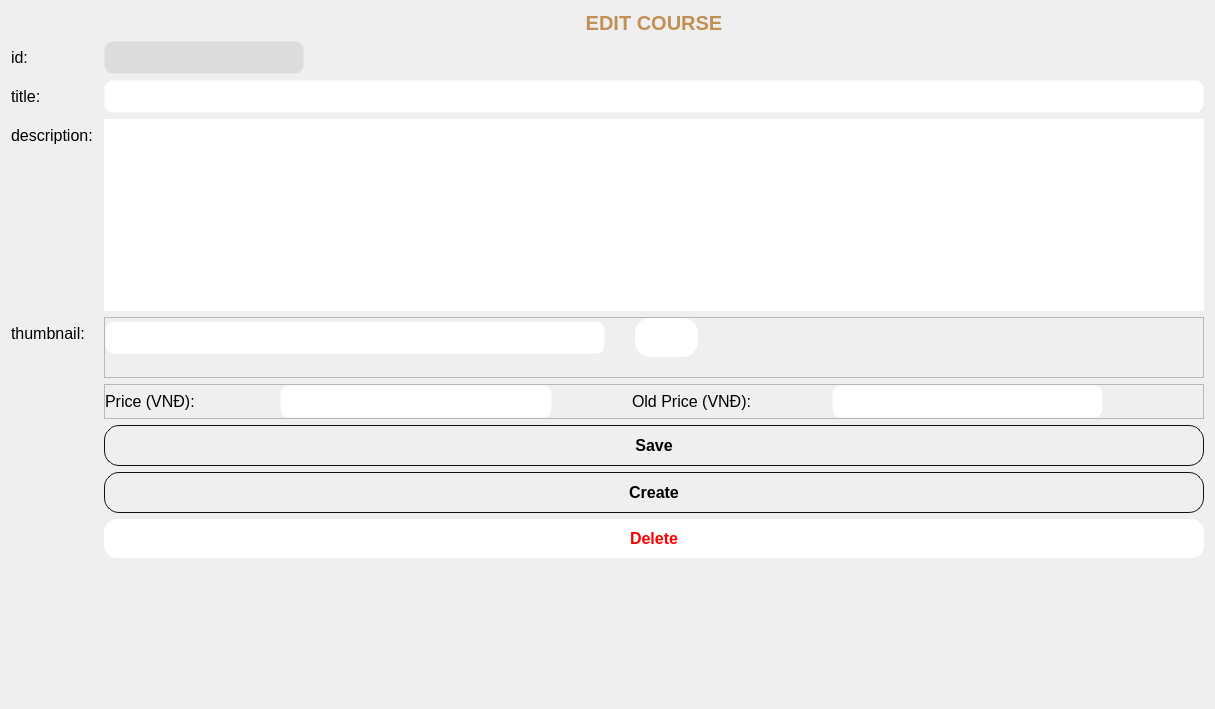
             <widget class="QWidget" name="edit_content">
              <property name="geometry">
               <rect>
                <x>0</x>
                <y>0</y>
                <width>1215</width>
                <height>709</height>
               </rect>
              </property>
              <property name="styleSheet">
               <string notr="true">QLineEdit {
	padding: 5px;
	border: 1px solid transparent;
	border-radius: 9px;
}

QTextBrowser {
	border: transparent;
}

QPushButton {
	font: bold;
	border: 1px solid #111;
	border-radius: 15px;
	padding: 10px;
}

QPushButton:hover {
	color: #fff;
	background: #c09054;
	border: transparent;
}</string>
              </property>
              <layout class="QFormLayout" name="formLayout_3">
               <item row="0" column="1">
                <widget class="QLabel" name="edit_title_main">
                 <property name="maximumSize">
                  <size>
                   <width>16777215</width>
                   <height>60</height>
                  </size>
                 </property>
                 <property name="font">
                  <font>
                   <pointsize>15</pointsize>
                   <weight>75</weight>
                   <bold>true</bold>
                  </font>
                 </property>
                 <property name="styleSheet">
                  <string notr="true">#edit_title_main {
	color: #c09054;
}</string>
                 </property>
                 <property name="text">
                  <string>EDIT COURSE</string>
                 </property>
                 <property name="alignment">
                  <set>Qt::AlignCenter</set>
                 </property>
                </widget>
               </item>
               <item row="1" column="0">
                <widget class="QLabel" name="title_label_2">
                 <property name="font">
                  <font>
                   <pointsize>12</pointsize>
                  </font>
                 </property>
                 <property name="text">
                  <string>id:</string>
                 </property>
                </widget>
               </item>
               <item row="1" column="1">
                <widget class="QLineEdit" name="id">
                 <property name="enabled">
                  <bool>false</bool>
                 </property>
                 <property name="maximumSize">
                  <size>
                   <width>200</width>
                   <height>16777215</height>
                  </size>
                 </property>
                 <property name="font">
                  <font>
                   <pointsize>12</pointsize>
                  </font>
                 </property>
                 <property name="styleSheet">
                  <string notr="true">#id {
	background: rgb(220, 220, 220);
}</string>
                 </property>
                 <property name="text">
                  <string notr="true"/>
                 </property>
                 <property name="alignment">
                  <set>Qt::AlignCenter</set>
                 </property>
                </widget>
               </item>
               <item row="2" column="0">
                <widget class="QLabel" name="title_label">
                 <property name="font">
                  <font>
                   <pointsize>12</pointsize>
                  </font>
                 </property>
                 <property name="text">
                  <string>title: </string>
                 </property>
                </widget>
               </item>
               <item row="2" column="1">
                <widget class="QLineEdit" name="title_entry">
                 <property name="enabled">
                  <bool>true</bool>
                 </property>
                 <property name="font">
                  <font>
                   <pointsize>12</pointsize>
                  </font>
                 </property>
                 <property name="styleSheet">
                  <string notr="true"/>
                 </property>
                 <property name="text">
                  <string notr="true"/>
                 </property>
                 <property name="maxLength">
                  <number>250</number>
                 </property>
                 <property name="frame">
                  <bool>false</bool>
                 </property>
                </widget>
               </item>
               <item row="3" column="0">
                <widget class="QLabel" name="description_label">
                 <property name="font">
                  <font>
                   <pointsize>12</pointsize>
                  </font>
                 </property>
                 <property name="text">
                  <string>description: </string>
                 </property>
                </widget>
               </item>
               <item row="3" column="1">
                <widget class="QTextBrowser" name="description_entry">
                 <property name="font">
                  <font>
                   <pointsize>12</pointsize>
                  </font>
                 </property>
                 <property name="cursor" stdset="0">
                  <cursorShape>IBeamCursor</cursorShape>
                 </property>
                 <property name="frameShape">
                  <enum>QFrame::Box</enum>
                 </property>
                 <property name="autoFormatting">
                  <set>QTextEdit::AutoNone</set>
                 </property>
                 <property name="tabChangesFocus">
                  <bool>true</bool>
                 </property>
                 <property name="lineWrapMode">
                  <enum>QTextEdit::WidgetWidth</enum>
                 </property>
                 <property name="readOnly">
                  <bool>false</bool>
                 </property>
                </widget>
               </item>
               <item row="4" column="0">
                <widget class="QLabel" name="thumbnail_label">
                 <property name="font">
                  <font>
                   <pointsize>12</pointsize>
                  </font>
                 </property>
                 <property name="text">
                  <string>thumbnail:</string>
                 </property>
                </widget>
               </item>
               <item row="4" column="1">
                <widget class="QFrame" name="frame_2">
                 <property name="frameShape">
                  <enum>QFrame::StyledPanel</enum>
                 </property>
                 <property name="frameShadow">
                  <enum>QFrame::Raised</enum>
                 </property>
                 <layout class="QHBoxLayout" name="horizontalLayout_8">
                  <property name="spacing">
                   <number>30</number>
                  </property>
                  <property name="leftMargin">
                   <number>0</number>
                  </property>
                  <property name="topMargin">
                   <number>0</number>
                  </property>
                  <property name="rightMargin">
                   <number>0</number>
                  </property>
                  <property name="bottomMargin">
                   <number>20</number>
                  </property>
                  <item>
                   <widget class="QLineEdit" name="thumbnail_entry">
                    <property name="enabled">
                     <bool>false</bool>
                    </property>
                    <property name="maximumSize">
                     <size>
                      <width>500</width>
                      <height>16777215</height>
                     </size>
                    </property>
                    <property name="font">
                     <font>
                      <pointsize>12</pointsize>
                     </font>
                    </property>
                    <property name="alignment">
                     <set>Qt::AlignCenter</set>
                    </property>
                   </widget>
                  </item>
                  <item>
                   <widget class="QPushButton" name="url_thumbnail_btn">
                    <property name="maximumSize">
                     <size>
                      <width>250</width>
                      <height>16777215</height>
                     </size>
                    </property>
                    <property name="font">
                     <font>
                      <pointsize>12</pointsize>
                      <weight>75</weight>
                      <italic>false</italic>
                      <bold>true</bold>
                     </font>
                    </property>
                    <property name="cursor">
                     <cursorShape>PointingHandCursor</cursorShape>
                    </property>
                    <property name="statusTip">
                     <string>0</string>
                    </property>
                    <property name="layoutDirection">
                     <enum>Qt::LeftToRight</enum>
                    </property>
                    <property name="styleSheet">
                     <string notr="true">#url_thumbnail_btn {
	image: url(:/icons/folder_open.png);
	background: #fff;
	border: none;
}
</string>
                    </property>
                    <property name="text">
                     <string/>
                    </property>
                   </widget>
                  </item>
                  <item>
                   <spacer name="horizontalSpacer_5">
                    <property name="orientation">
                     <enum>Qt::Horizontal</enum>
                    </property>
                    <property name="sizeHint" stdset="0">
                     <size>
                      <width>40</width>
                      <height>20</height>
                     </size>
                    </property>
                   </spacer>
                  </item>
                 </layout>
                </widget>
               </item>
               <item row="5" column="1">
                <widget class="QFrame" name="price_frame">
                 <property name="maximumSize">
                  <size>
                   <width>16777215</width>
                   <height>80</height>
                  </size>
                 </property>
                 <property name="font">
                  <font>
                   <pointsize>8</pointsize>
                  </font>
                 </property>
                 <property name="frameShape">
                  <enum>QFrame::StyledPanel</enum>
                 </property>
                 <property name="frameShadow">
                  <enum>QFrame::Raised</enum>
                 </property>
                 <layout class="QHBoxLayout" name="horizontalLayout_7">
                  <property name="spacing">
                   <number>80</number>
                  </property>
                  <property name="leftMargin">
                   <number>0</number>
                  </property>
                  <property name="topMargin">
                   <number>0</number>
                  </property>
                  <property name="rightMargin">
                   <number>100</number>
                  </property>
                  <property name="bottomMargin">
                   <number>0</number>
                  </property>
                  <item>
                   <widget class="QLabel" name="price_label">
                    <property name="font">
                     <font>
                      <pointsize>12</pointsize>
                     </font>
                    </property>
                    <property name="text">
                     <string>Price (VNĐ): </string>
                    </property>
                   </widget>
                  </item>
                  <item>
                   <widget class="QLineEdit" name="price">
                    <property name="font">
                     <font>
                      <pointsize>12</pointsize>
                     </font>
                    </property>
                    <property name="frame">
                     <bool>true</bool>
                    </property>
                    <property name="alignment">
                     <set>Qt::AlignCenter</set>
                    </property>
                   </widget>
                  </item>
                  <item>
                   <widget class="QLabel" name="oldprice_label">
                    <property name="font">
                     <font>
                      <pointsize>12</pointsize>
                     </font>
                    </property>
                    <property name="text">
                     <string>Old Price (VNĐ):</string>
                    </property>
                   </widget>
                  </item>
                  <item>
                   <widget class="QLineEdit" name="oldprice">
                    <property name="font">
                     <font>
                      <pointsize>12</pointsize>
                     </font>
                    </property>
                    <property name="alignment">
                     <set>Qt::AlignCenter</set>
                    </property>
                    <property name="clearButtonEnabled">
                     <bool>true</bool>
                    </property>
                   </widget>
                  </item>
                 </layout>
                </widget>
               </item>
               <item row="6" column="1">
                <widget class="QPushButton" name="save_btn">
                 <property name="maximumSize">
                  <size>
                   <width>16777215</width>
                   <height>16777215</height>
                  </size>
                 </property>
                 <property name="font">
                  <font>
                   <pointsize>12</pointsize>
                   <weight>75</weight>
                   <italic>false</italic>
                   <bold>true</bold>
                  </font>
                 </property>
                 <property name="cursor">
                  <cursorShape>PointingHandCursor</cursorShape>
                 </property>
                 <property name="statusTip">
                  <string>0</string>
                 </property>
                 <property name="layoutDirection">
                  <enum>Qt::LeftToRight</enum>
                 </property>
                 <property name="text">
                  <string>Save</string>
                 </property>
                 <property name="autoDefault">
                  <bool>false</bool>
                 </property>
                </widget>
               </item>
               <item row="8" column="1">
                <widget class="QPushButton" name="delete_btn">
                 <property name="font">
                  <font>
                   <pointsize>12</pointsize>
                   <weight>75</weight>
                   <italic>false</italic>
                   <bold>true</bold>
                  </font>
                 </property>
                 <property name="cursor">
                  <cursorShape>PointingHandCursor</cursorShape>
                 </property>
                 <property name="styleSheet">
                  <string notr="true">#delete_btn {
	background: rgb(255,255,255);
	color: rgb(255,0 ,0);
	border: none;
	border-radius: 13px;
}

#delete_btn:hover {
	background:  #c09054;
	color: rgb(255,255,255)
}</string>
                 </property>
                 <property name="text">
                  <string>Delete</string>
                 </property>
                </widget>
               </item>
               <item row="9" column="1">
                <spacer name="verticalSpacer_2">
                 <property name="orientation">
                  <enum>Qt::Vertical</enum>
                 </property>
                 <property name="sizeHint" stdset="0">
                  <size>
                   <width>20</width>
                   <height>40</height>
                  </size>
                 </property>
                </spacer>
               </item>
               <item row="7" column="1">
                <widget class="QPushButton" name="create_btn">
                 <property name="maximumSize">
                  <size>
                   <width>16777215</width>
                   <height>16777215</height>
                  </size>
                 </property>
                 <property name="font">
                  <font>
                   <pointsize>12</pointsize>
                   <weight>75</weight>
                   <italic>false</italic>
                   <bold>true</bold>
                  </font>
                 </property>
                 <property name="cursor">
                  <cursorShape>PointingHandCursor</cursorShape>
                 </property>
                 <property name="statusTip">
                  <string>0</string>
                 </property>
                 <property name="layoutDirection">
                  <enum>Qt::LeftToRight</enum>
                 </property>
                 <property name="text">
                  <string>Create</string>
                 </property>
                 <property name="autoDefault">
                  <bool>false</bool>
                 </property>
                </widget>
               </item>
              </layout>
             </widget>
